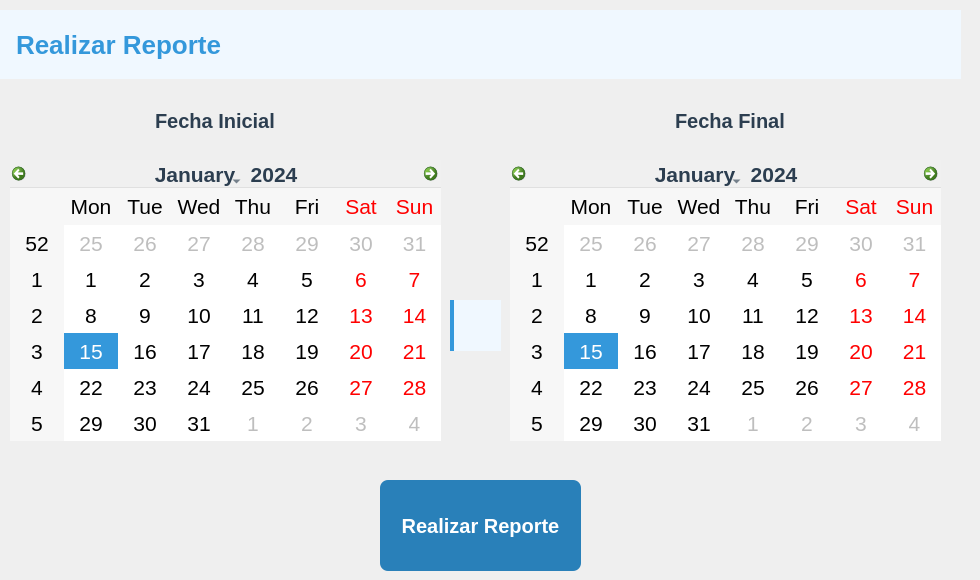
           <widget class="QWidget" name="page_16">
            <widget class="QLabel" name="label_71">
             <property name="geometry">
              <rect>
               <x>-10</x>
               <y>10</y>
               <width>971</width>
               <height>81</height>
              </rect>
             </property>
             <property name="font">
              <font>
               <pointsize>-1</pointsize>
               <bold>true</bold>
              </font>
             </property>
             <property name="styleSheet">
              <string notr="true">QLabel {
    font-size: 26px;           /* más grande */
    font-weight: bold;
    color: #3498db;            /* azul destacado */
    padding: 10px 14px;
    border-left: 5px solid #3498db;  /* línea lateral más gruesa */
    background-color: #f0f8ff;       /* fondo sutil opcional */
    margin-bottom: 12px;
}</string>
             </property>
             <property name="text">
              <string>Realizar Reporte</string>
             </property>
            </widget>
            <widget class="QCalendarWidget" name="calendarWidget_5">
             <property name="geometry">
              <rect>
               <x>10</x>
               <y>160</y>
               <width>431</width>
               <height>281</height>
              </rect>
             </property>
             <property name="font">
              <font>
               <pointsize>16</pointsize>
              </font>
             </property>
             <property name="styleSheet">
              <string notr="true">QCalendarWidget {
    background-color: #ffffff;
    border: 2px solid #e0e0e0;
    border-radius: 8px;
    color: #2c3e50;
    selection-background-color: #3498db;
    selection-color: white;
}

QCalendarWidget QWidget#qt_calendar_navigationbar {
    background-color: #f0f0f0;
    border-bottom: 1px solid #e0e0e0;
}

QCalendarWidget QToolButton {
    color: #2c3e50;
    background: transparent;
    border: none;
    font-weight: bold;
}

QCalendarWidget QToolButton:hover {
    color: #3498db;
}

QCalendarWidget QAbstractItemView {
    background-color: #ffffff;
    border: none;
    selection-background-color: #3498db;
    selection-color: white;
}

QCalendarWidget QAbstractItemView::item {
    border-radius: 6px;
    padding: 2px;
}

QCalendarWidget QAbstractItemView::item:hover {
    background-color: #d7e9ff;
}

QCalendarWidget QAbstractItemView::item:selected {
    background-color: #3498db;
    color: white;
    font-weight: bold;
}</string>
             </property>
            </widget>
            <widget class="QLabel" name="label_72">
             <property name="geometry">
              <rect>
               <x>150</x>
               <y>100</y>
               <width>141</width>
               <height>41</height>
              </rect>
             </property>
             <property name="font">
              <font>
               <pointsize>-1</pointsize>
               <bold>true</bold>
              </font>
             </property>
             <property name="styleSheet">
              <string notr="true">QLabel {
    color: #2c3e50;      /* texto oscuro elegante */
    font-size: 20px;      /* tamaño legible */
    font-weight: bold;    /* negrita */
    padding: 2px 0;       /* espacio vertical */
}

QLabel[required=&quot;true&quot;] {
    color: #e74c3c;       /* rojo si es obligatorio */
    font-weight: bold;
}</string>
             </property>
             <property name="text">
              <string>Fecha Inicial</string>
             </property>
            </widget>
            <widget class="QLabel" name="label_73">
             <property name="geometry">
              <rect>
               <x>670</x>
               <y>100</y>
               <width>141</width>
               <height>41</height>
              </rect>
             </property>
             <property name="font">
              <font>
               <pointsize>-1</pointsize>
               <bold>true</bold>
              </font>
             </property>
             <property name="styleSheet">
              <string notr="true">QLabel {
    color: #2c3e50;      /* texto oscuro elegante */
    font-size: 20px;      /* tamaño legible */
    font-weight: bold;    /* negrita */
    padding: 2px 0;       /* espacio vertical */
}

QLabel[required=&quot;true&quot;] {
    color: #e74c3c;       /* rojo si es obligatorio */
    font-weight: bold;
}</string>
             </property>
             <property name="text">
              <string>Fecha Final</string>
             </property>
            </widget>
            <widget class="QPushButton" name="pushButton_20">
             <property name="geometry">
              <rect>
               <x>380</x>
               <y>480</y>
               <width>201</width>
               <height>91</height>
              </rect>
             </property>
             <property name="font">
              <font>
               <pointsize>-1</pointsize>
               <bold>true</bold>
              </font>
             </property>
             <property name="styleSheet">
              <string notr="true">QPushButton:disabled {
    background-color: #bdc3c7;   /* gris apagado */
    color: #7f8c8d;
    border: none;
    border-radius: 8px;
    padding: 10px 20px;
    font-size: 20px;
    font-weight: bold;
}

QPushButton:enabled {
    background-color: #2980b9;   /* azul armónico */
    color: white;
    border: none;
    border-radius: 8px;
    padding: 10px 20px;
    font-size: 20px;
    font-weight: bold;
}

QPushButton:enabled:hover {
    background-color: #3498db;   /* azul más claro */
}

QPushButton:enabled:pressed {
    background-color: #1f618d;   /* azul más oscuro */
}</string>
             </property>
             <property name="text">
              <string>Realizar Reporte</string>
             </property>
            </widget>
            <widget class="QLabel" name="label_74">
             <property name="geometry">
              <rect>
               <x>450</x>
               <y>300</y>
               <width>51</width>
               <height>61</height>
              </rect>
             </property>
             <property name="styleSheet">
              <string notr="true">QLabel{
    font-size: 20px;           /* más grande */
    font-weight: bold;          /* negrita */
    color: #3498db;             /* azul destacado */
    padding: 8px 12px;
    border-left: 4px solid #3498db;  /* línea lateral para énfasis */
    background-color: #f0f8ff;       /* opcional: fondo muy sutil */
    margin-bottom: 10px;
}</string>
             </property>
             <property name="text">
              <string/>
             </property>
             <property name="pixmap">
              <pixmap resource="../../../Downloads/Estacionamiento/Estacionamiento/app/iconos/iconos.qrc">:/prefijoNuevo/arrow-right.svg</pixmap>
             </property>
             <property name="scaledContents">
              <bool>true</bool>
             </property>
             <property name="wordWrap">
              <bool>false</bool>
             </property>
             <property name="margin">
              <number>0</number>
             </property>
             <property name="indent">
              <number>0</number>
             </property>
            </widget>
            <widget class="QCalendarWidget" name="calendarWidget_6">
             <property name="geometry">
              <rect>
               <x>510</x>
               <y>160</y>
               <width>431</width>
               <height>281</height>
              </rect>
             </property>
             <property name="font">
              <font>
               <pointsize>16</pointsize>
              </font>
             </property>
             <property name="styleSheet">
              <string notr="true">QCalendarWidget {
    background-color: #ffffff;
    border: 2px solid #e0e0e0;
    border-radius: 8px;
    color: #2c3e50;
    selection-background-color: #3498db;
    selection-color: white;
}

QCalendarWidget QWidget#qt_calendar_navigationbar {
    background-color: #f0f0f0;
    border-bottom: 1px solid #e0e0e0;
}

QCalendarWidget QToolButton {
    color: #2c3e50;
    background: transparent;
    border: none;
    font-weight: bold;
}

QCalendarWidget QToolButton:hover {
    color: #3498db;
}

QCalendarWidget QAbstractItemView {
    background-color: #ffffff;
    border: none;
    selection-background-color: #3498db;
    selection-color: white;
}

QCalendarWidget QAbstractItemView::item {
    border-radius: 6px;
    padding: 2px;
}

QCalendarWidget QAbstractItemView::item:hover {
    background-color: #d7e9ff;
}

QCalendarWidget QAbstractItemView::item:selected {
    background-color: #3498db;
    color: white;
    font-weight: bold;
}</string>
             </property>
            </widget>
           </widget>
